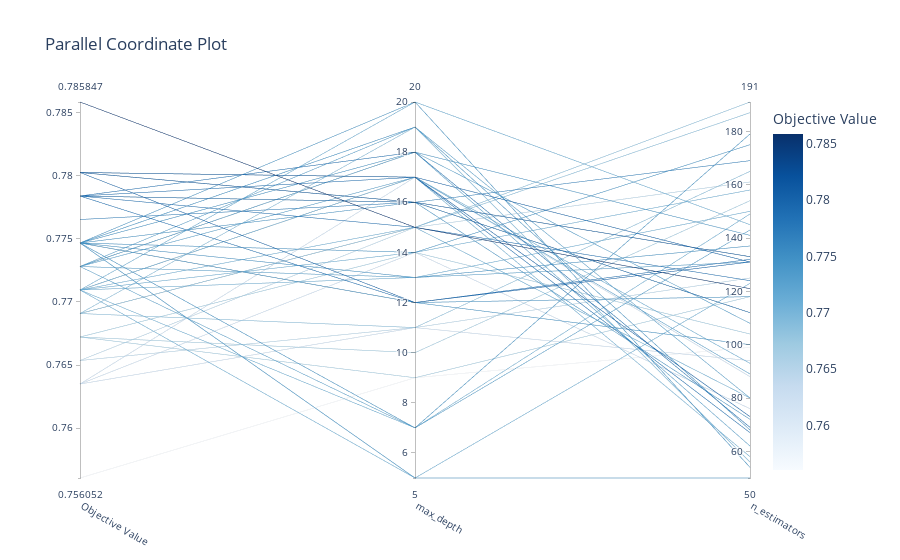

Notebook source saved alongside this figure:
### Code cell
# 2) Parallel Coordinate Plot - Shows the relationship between hyperparameters and the objective function
plot_parallel_coordinate(study).show()
